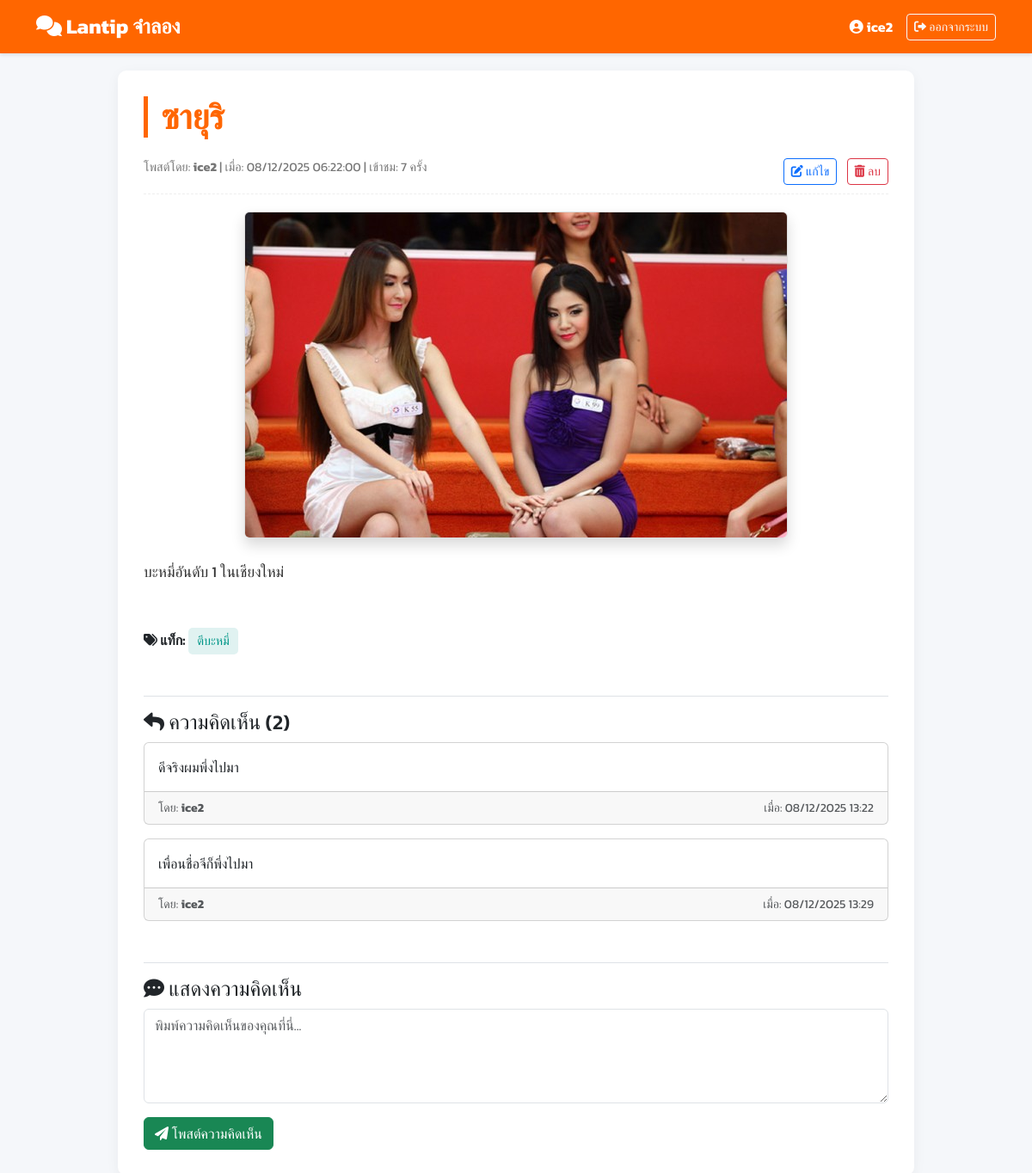
Page /topic_view.php?id=9 (signed in) on the committed database.
### tables this page shows
CREATE TABLE `topic` (
  `topic_id` int(11) NOT NULL,
  `user_id` int(11) NOT NULL,
  `title` varchar(255) NOT NULL,
  `content` text NOT NULL,
  `tags` varchar(255) DEFAULT '',
  `image_url` varchar(255) DEFAULT NULL,
  `views` int(11) DEFAULT 0,
  `replies` int(11) DEFAULT 0,
  `created_at` timestamp NOT NULL DEFAULT current_timestamp(),
  `updated_at` timestamp NOT NULL DEFAULT current_timestamp() ON UPDATE current_timestamp()
);

CREATE TABLE `user` (
  `user_id` int(11) NOT NULL,
  `username` varchar(50) NOT NULL,
  `email` varchar(100) NOT NULL,
  `date_of_birth` date DEFAULT NULL,
  `password_hash` varchar(255) NOT NULL,
  `created_at` timestamp NOT NULL DEFAULT current_timestamp()
);

CREATE TABLE `comment` (
  `comment_id` int(11) NOT NULL,
  `topic_id` int(11) NOT NULL,
  `user_id` int(11) NOT NULL,
  `content` text NOT NULL,
  `created_at` datetime DEFAULT current_timestamp()
);

### topic_view.php (the view, shortened to what this page needs)
<?php
include 'connect_db.php';
$topic_id = isset($_GET['id']) ? (int)$_GET['id'] : 0;
$stmt = $conn->prepare("
    SELECT
        t.title,
        t.content,
        t.tags,
        t.created_at,
        t.views,
        t.user_id,
        t.image_url, /* <--- เพิ่มการดึง image_url */
        u.username
    FROM Topic t
    JOIN User u ON t.user_id = u.user_id
    WHERE t.topic_id = ?
");
$stmt->bind_param("i", $topic_id);
$stmt->execute();
$result = $stmt->get_result();
$topic = $result->fetch_assoc();
$topic_user_id = $topic['user_id'];
$conn->query("UPDATE Topic SET views = views + 1 WHERE topic_id = $topic_id");
$title = htmlspecialchars($topic['title']);
$content = nl2br(htmlspecialchars($topic['content']));
$image_url = htmlspecialchars($topic['image_url']);
$username = htmlspecialchars($topic['username']);
$created_at = date('d/m/Y H:i:s', strtotime($topic['created_at']));
$tags = htmlspecialchars($topic['tags']);
$views = number_format($topic['views'] + 1);
$can_edit = isset($_SESSION['user_id']) && $_SESSION['user_id'] == $topic_user_id;
$comment_stmt = $conn->prepare("
    SELECT
        c.content,
        c.created_at,
        u.username
    FROM Comment c
    JOIN User u ON c.user_id = u.user_id
    WHERE c.topic_id = ?
    ORDER BY c.created_at ASC
");
$comment_stmt->bind_param("i", $topic_id);
$comment_stmt->execute();
$comments_result = $comment_stmt->get_result();
$comment_count = $comments_result->num_rows;
?>
<!DOCTYPE html>
<html lang="th">
<head>
    <link href="https://cdn.jsdelivr.net/npm/bootstrap@5.3.3/dist/css/bootstrap.min.css" rel="stylesheet">
    <link rel="stylesheet" href="https://cdnjs.cloudflare.com/ajax/libs/font-awesome/6.0.0-beta3/css/all.min.css">
</head>
<body>
<nav class="navbar navbar-expand-lg navbar-dark navbar-custom sticky-top">
    <div class="container">
        <a class="navbar-brand" href="index.php">
            <i class="fas fa-comments"></i> Lantip จำลอง
        </a>
        <?php if (isset($_SESSION['username'])): ?>
        <div class="d-flex align-items-center">
            <span class="text-white me-3">
                <i class="fas fa-user-circle"></i> <span class="fw-bold"><?= htmlspecialchars($_SESSION['username']) ?></span>
            </span>
            <a href="logout.php" class="btn btn-outline-light btn-sm">
                <i class="fas fa-sign-out-alt"></i> ออกจากระบบ
            </a>
        </div>
        <?php else: ?>
        <a href="login.php" class="btn btn-light btn-sm">เข้าสู่ระบบ</a>
        <?php endif; ?>
    </div>
</nav>
<div class="container">
    <div class="row justify-content-center">
        <div class="col-lg-10">
            <div class="topic-container">
                <h1 class="topic-title mb-4"><?= $title ?></h1>
                <div class="topic-meta d-flex justify-content-between">
                    <div>
                        โพสต์โดย: <span class="fw-bold"><?= $username ?></span> |
                        เมื่อ: <?= $created_at ?> |
                        เข้าชม: <?= $views ?> ครั้ง
                    </div>
                    <?php if (isset($can_edit) && $can_edit): ?>
                        <div class="topic-actions">
                            <a href="topic_edit.php?id=<?= $topic_id ?>" class="btn btn-sm btn-outline-primary me-2">
                                <i class="fas fa-edit"></i> แก้ไข
                            </a>
                            <form method="POST" action="topic_edit.php?id=<?= $topic_id ?>" style="display:inline-block;">
                                <button type="submit" class="btn btn-sm btn-outline-danger"
                                        onclick="return confirm('คุณแน่ใจหรือไม่ว่าต้องการลบกระทู้นี้? การกระทำนี้ไม่สามารถยกเลิกได้');">
                                    <i class="fas fa-trash-alt"></i> ลบ
                                </button>
                            </form>
                        </div>
                    <?php endif; ?>
                </div>
                <?php if (!empty($image_url)): ?>
                    <div class="mb-4 text-center topic-image">
                        <img src="uploads/<?= $image_url ?>"
                             class="img-fluid rounded shadow"
                             alt="<?= $title ?>"
                             title="รูปภาพประกอบกระทู้">
                    </div>
                <?php endif; ?>
                <div class="topic-content mb-5">
                    <?= $content ?>
                </div>
                <div class="mb-4">
                    <label class="fw-bold"><i class="fas fa-tags"></i> แท็ก:</label>
                    <?php
                        $tag_list = explode(',', $tags);
                        foreach ($tag_list as $tag_item) {
                            $tag_item = trim($tag_item);
                            if (!empty($tag_item)) {
                                echo '<span class="tag-badge">' . htmlspecialchars($tag_item) . '</span>';
                            }
                        }
                    ?>
                </div>
                <div class="mt-5 pt-3 border-top" id="comments">
                    <h4><i class="fas fa-reply"></i> ความคิดเห็น (<?= number_format($comment_count) ?>)</h4>
                    <?php if ($comment_count > 0): ?>
                        <?php while ($comment = $comments_result->fetch_assoc()): ?>
                            <div class="card mb-3">
                                <div class="card-body">
                                    <p class="card-text"><?= nl2br(htmlspecialchars($comment['content'])) ?></p>
                                </div>
                                <div class="card-footer text-muted d-flex justify-content-between">
                                    <small>โดย: <span class="fw-bold"><?= htmlspecialchars($comment['username']) ?></span></small>
                                    <small>เมื่อ: <?= date('d/m/Y H:i', strtotime($comment['created_at'])) ?></small>
                                </div>
                            </div>
                        <?php endwhile; ?>
                    <?php else: ?>
                        <p class="text-muted">ยังไม่มีความคิดเห็น</p>
                    <?php endif; ?>
                </div>
                <div class="comment-form-section mt-5 pt-3 border-top">
                    <h4><i class="fas fa-comment-dots"></i> แสดงความคิดเห็น</h4>
                    <?php if (isset($_SESSION['user_id'])): ?>
                        <form action="post_comment.php" method="POST">
                            <div class="mb-3">
                                <textarea class="form-control" name="content" rows="4" placeholder="พิมพ์ความคิดเห็นของคุณที่นี่..." required></textarea>
                            </div>
                            <button type="submit" class="btn btn-success">
                                <i class="fas fa-paper-plane"></i> โพสต์ความคิดเห็น
                            </button>
                        </form>
                    <?php else: ?>
                        <div class="alert alert-warning text-center">
                            <i class="fas fa-lock"></i> กรุณา <a href="login.php">เข้าสู่ระบบ</a> เพื่อแสดงความคิดเห็น
                        </div>
                    <?php endif; ?>
                </div>
            </div>
        </div>
    </div>
</div>
</body>
</html>

### topic_view.php (style rules this page uses)
body { font-family: 'Kanit', sans-serif; background-color: #f5f7fa; }
.navbar-custom { background-color: #ff6600; box-shadow: 0 2px 4px rgba(0, 0, 0, 0.1); }
.navbar-brand { font-weight: 700; color: white !important; font-size: 1.5rem; }
.topic-container { background-color: #ffffff; padding: 30px; border-radius: 10px; box-shadow: 0 4px 15px rgba(0, 0, 0, 0.05); margin-top: 20px; margin-bottom: 40px; }
.topic-title { color: #ff6600; font-weight: 600; border-left: 5px solid #ff6600; padding-left: 15px; }
.topic-meta { font-size: 0.9em; color: #777; border-bottom: 1px dashed #eee; padding-bottom: 10px; margin-bottom: 20px; }
.topic-content { font-size: 1.1rem; line-height: 1.8; color: #333; }
.tag-badge { display: inline-block; background-color: #e0f2f1; color: #009688; padding: 5px 10px; border-radius: 5px; margin-right: 5px; font-size: 0.9em; }
.topic-image img { max-height: 400px; width: auto; object-fit: contain; border: 1px solid #ddd; }

### rows in the picture
topic: title "ซายุริ", user.username "ice2", created_at "08/12/2025 06:22:00", views "7", image_url (picture), content "บะหมี่อันดับ 1 ในเชียงใหม่", tags "ตีบะหมี่"
comment: content "ดีจริงผมพึ่งไปมา", user.username "ice2", created_at "08/12/2025 13:22"
comment: content "เพื่อนชื่อจีก็พึ่งไปมา", user.username "ice2", created_at "08/12/2025 13:29"

### other values in the picture
$_SESSION['username'] "ice2"
$comment_count "2"
